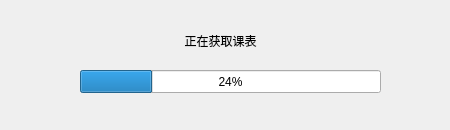
<?xml version="1.0" encoding="UTF-8"?>
<ui version="4.0">
 <class>Get_Table_Progress</class>
 <widget class="QWidget" name="Get_Table_Progress">
  <property name="geometry">
   <rect>
    <x>0</x>
    <y>0</y>
    <width>450</width>
    <height>130</height>
   </rect>
  </property>
  <property name="windowTitle">
   <string>Form</string>
  </property>
  <widget class="QLabel" name="label">
   <property name="geometry">
    <rect>
     <x>90</x>
     <y>30</y>
     <width>261</width>
     <height>21</height>
    </rect>
   </property>
   <property name="layoutDirection">
    <enum>Qt::LeftToRight</enum>
   </property>
   <property name="text">
    <string>正在获取课表</string>
   </property>
   <property name="alignment">
    <set>Qt::AlignCenter</set>
   </property>
  </widget>
  <widget class="QProgressBar" name="progressBar">
   <property name="geometry">
    <rect>
     <x>80</x>
     <y>70</y>
     <width>301</width>
     <height>23</height>
    </rect>
   </property>
   <property name="value">
    <number>24</number>
   </property>
  </widget>
 </widget>
 <resources/>
 <connections/>
</ui>
